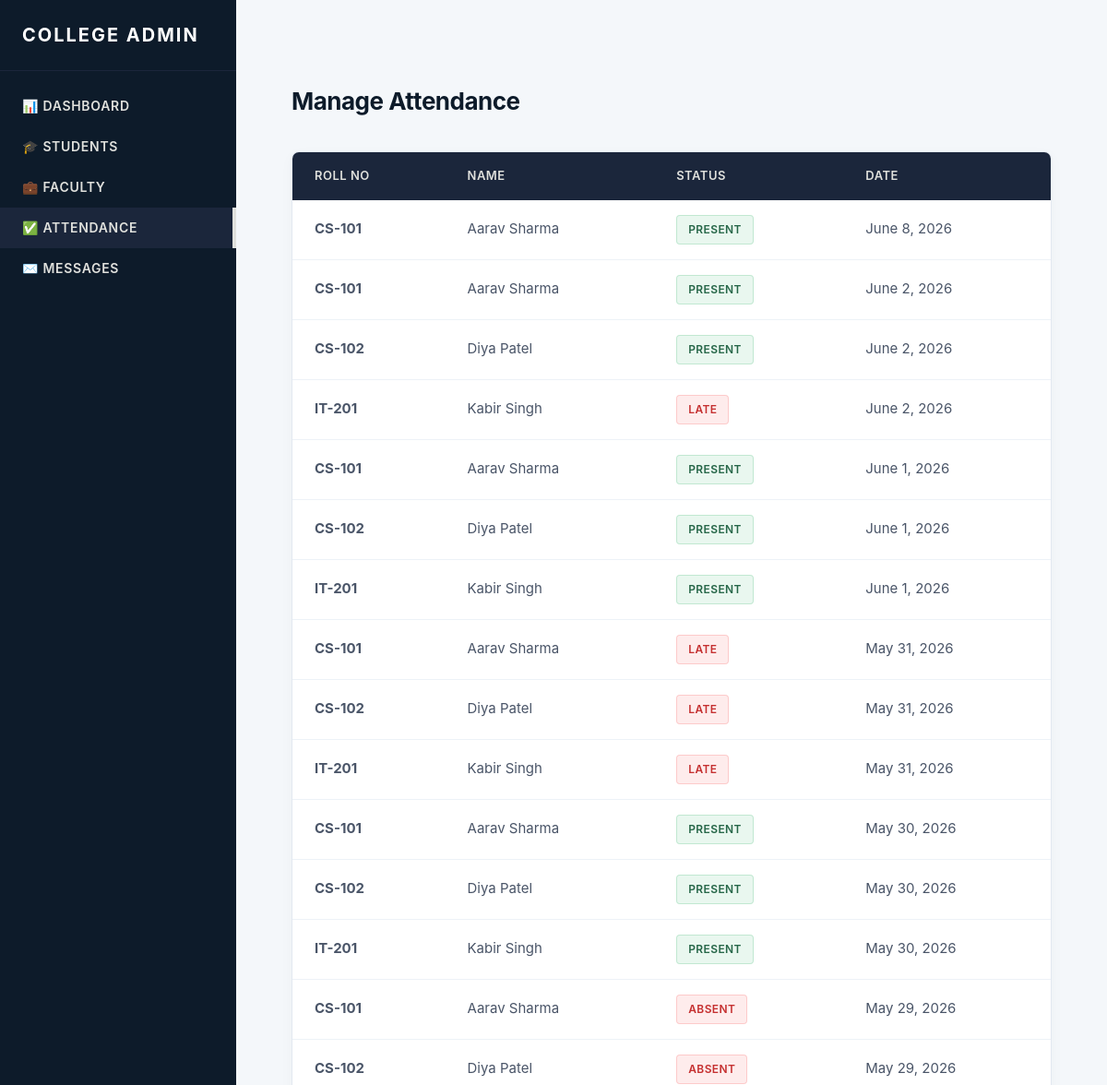
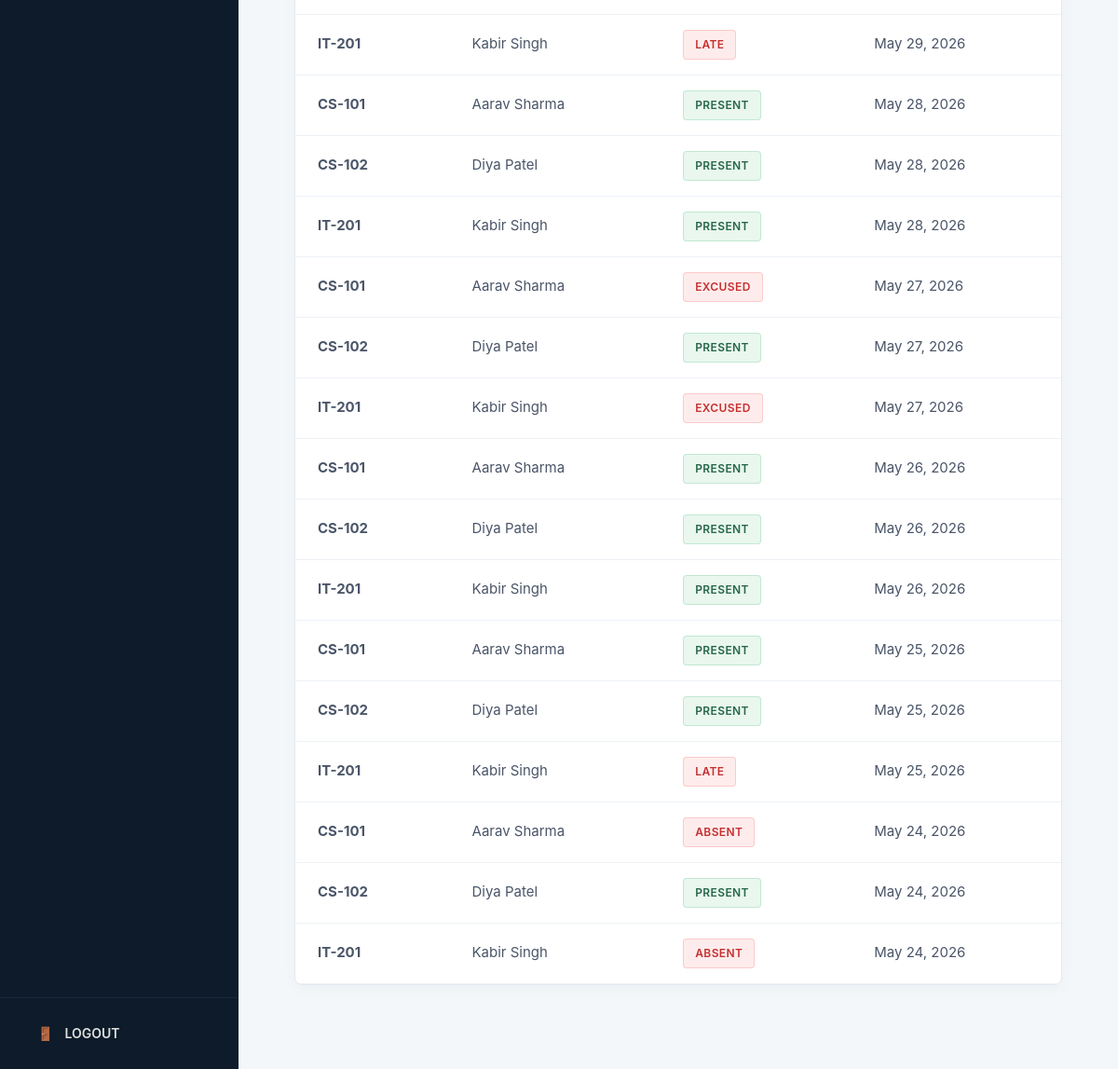
Screenshot of /staff/attendance/ (signed in) with the database file from the repository (2 pictures, top to bottom).
### cms/models.py (models this page shows, shortened)
class Attendance(models.Model):
    STATUS_PRESENT = 'present'
    STATUS_ABSENT = 'absent'
    STATUS_LATE = 'late'
    STATUS_EXCUSED = 'excused'
    STATUS_CHOICES = [
        (STATUS_PRESENT, 'Present'),
        (STATUS_ABSENT, 'Absent'),
        (STATUS_LATE, 'Late'),
        (STATUS_EXCUSED, 'Excused'),
    ]
    student = models.ForeignKey(Student, on_delete=models.CASCADE, related_name='attendance_records')
    date = models.DateField()
    subject = models.CharField(max_length=100, blank=True, default='')
    status = models.CharField(max_length=10, choices=STATUS_CHOICES, default=STATUS_PRESENT)
    created_at = models.DateTimeField(auto_now_add=True)
    class Meta:
        ordering = ['-date', '-created_at']
        constraints = [
            models.UniqueConstraint(
                fields=['student', 'date'],
                name='unique_student_attendance_per_day',
            ),
        ]

class Student(models.Model):
    name = models.CharField(max_length=100)
    DOB = models.DateField()
    roll_no = models.CharField(max_length=100, unique=True)
    department = models.ForeignKey(Department, on_delete=models.CASCADE)
    semester = models.CharField(max_length=20, blank=True, default='')
    password = models.CharField(max_length=100)

### admin_dashboard/decorators.py (the view)
    def wrapper(request, *args, **kwargs):
        if 'staff_id' not in request.session:
            return redirect('staff_login')
        return view_func(request, *args, **kwargs)

### admin_dashboard/context_processors.py (called while the page is built)
def sidebar_links(request):
    return {
        'admin_nav':
            [
                {'name': 'Dashboard', 'url': 'staff_dashboard', 'icon': '📊'},
                {'name': 'Students', 'url': 'staff_students', 'icon': '🎓'},
                {'name': 'Faculty', 'url': 'staff_faculty', 'icon': '💼'},
                {'name': 'Attendance', 'url': 'staff_attendance', 'icon': '✅'},
                {'name': 'Messages', 'url': 'staff_messages', 'icon': '✉️'},
            ]
    }

### admin_dashboard/views.py (called while the page is built)
@staff_login_required
def manage_attendance(request):
    attendance_records = Attendance.objects.all().order_by('-date')
    context = {'attendance': attendance_records}
    return render(request, 'staff/attendance.html', context)

### cms/context_processors.py (called while the page is built, shortened)
def student_nav_context(request):
    student_id = request.session.get('student_id')
    if not student_id:
        return {}

### admin_dashboard/templates/staff/attendance.html
{% extends 'staff/base_staff.html' %}
{% block content %}
<div class="cms-module-header">
    <h1>Manage Attendance</h1>
</div>
<div class="cms-table-card">
    <table class="cms-dashboard-table">
        <thead>
            <tr>
                <th>Roll No</th>
                <th>Name</th>
                <th>Status</th>
                <th>Date</th>
            </tr>
        </thead>
        <tbody>
            {% for record in attendance %}
            <tr>
                <td class="cms-roll-number">{{ record.student.roll_no }}</td>
                <td>{{ record.student.name }}</td>
                <td>
                    <span class="cms-attendance-badge {% if record.status == 'present' %}cms-attendance-present{% else %}cms-attendance-absent{% endif %}">
                        {{ record.status }}
                    </span>
                </td>
                <td>{{ record.date }}</td>
            </tr>
            {% empty %}
            <tr><td colspan="4" class="cms-table-empty">No attendance records found.</td></tr>
            {% endfor %}
        </tbody>
    </table>
</div>
{% endblock %}

### static/css/style.css (style rules this page uses)
:root { --eclipse-deep: #0D1B2A; --eclipse-navy: #1B263B; --eclipse-steel: #415A77; --eclipse-light: #778DA9; --eclipse-glow: #E0E1DD; --canvas-bg: #F4F7FA; --text-primary: #1C2541; }
body { font-family: -apple-system, BlinkMacSystemFont, "Segoe UI", Roboto, Helvetica, Arial, sans-serif; background-color: var(--canvas-bg); color: var(--text-primary); margin: 0; padding: 0; -webkit-font-smoothing: antialiased; }
.cms-module-header { display: flex; justify-content: space-between; align-items: center; margin-bottom: 35px; }
.cms-module-header h1 { color: var(--eclipse-deep); margin: 0; font-size: 26px; font-weight: 700; letter-spacing: -0.5px; }
.cms-table-card { background-color: #ffffff; border-radius: 8px; box-shadow: 0 4px 15px rgba(0, 0, 0, 0.03); border: 1px solid #E2E8F0; overflow: hidden; }
.cms-dashboard-table { width: 100%; border-collapse: collapse; text-align: left; }
.cms-dashboard-table th { background-color: var(--eclipse-navy); color: var(--eclipse-glow); font-weight: 600; padding: 16px 24px; font-size: 13px; text-transform: uppercase; letter-spacing: 0.5px; }
.cms-dashboard-table td { padding: 16px 24px; border-bottom: 1px solid #EDF2F7; font-size: 15px; color: #4A5568; }
.cms-dashboard-table tbody tr { transition: background-color 0.15s ease; }
.cms-roll-number { font-weight: 700; color: var(--eclipse-deep); }
.cms-attendance-badge { display: inline-block; padding: 6px 12px; border-radius: 4px; font-size: 12px; font-weight: 600; text-transform: uppercase; letter-spacing: 0.4px; }
.cms-attendance-present { background-color: rgba(72, 187, 120, 0.12); color: #276749; border: 1px solid rgba(72, 187, 120, 0.25); }
.cms-attendance-absent { background-color: rgba(245, 101, 101, 0.12); color: #C53030; border: 1px solid rgba(245, 101, 101, 0.25); }

### rows the page displays
Attendance: student.roll_no "CS-101", student.name "Aarav Sharma", status "PRESENT", date "June 8, 2026"
Attendance: student.roll_no "CS-101", student.name "Aarav Sharma", status "PRESENT", date "June 2, 2026"
Attendance: student.roll_no "CS-102", student.name "Diya Patel", status "PRESENT", date "June 2, 2026"
Attendance: student.roll_no "IT-201", student.name "Kabir Singh", status "LATE", date "June 2, 2026"
Attendance: student.roll_no "CS-101", student.name "Aarav Sharma", status "PRESENT", date "June 1, 2026"
Attendance: student.roll_no "CS-102", student.name "Diya Patel", status "PRESENT", date "June 1, 2026"
Attendance: student.roll_no "IT-201", student.name "Kabir Singh", status "PRESENT", date "June 1, 2026"
Attendance: student.roll_no "CS-101", student.name "Aarav Sharma", status "LATE", date "May 31, 2026"
Attendance: student.roll_no "CS-102", student.name "Diya Patel", status "LATE", date "May 31, 2026"
Attendance: student.roll_no "IT-201", student.name "Kabir Singh", status "LATE", date "May 31, 2026"
Attendance: student.roll_no "CS-101", student.name "Aarav Sharma", status "PRESENT", date "May 30, 2026"
Attendance: student.roll_no "CS-102", student.name "Diya Patel", status "PRESENT", date "May 30, 2026"
Attendance: student.roll_no "IT-201", student.name "Kabir Singh", status "PRESENT", date "May 30, 2026"
Attendance: student.roll_no "CS-101", student.name "Aarav Sharma", status "ABSENT", date "May 29, 2026"
Attendance: student.roll_no "CS-102", student.name "Diya Patel", status "ABSENT", date "May 29, 2026"
Attendance: student.roll_no "IT-201", student.name "Kabir Singh", status "LATE", date "May 29, 2026"
Attendance: student.roll_no "CS-101", student.name "Aarav Sharma", status "PRESENT", date "May 28, 2026"
Attendance: student.roll_no "CS-102", student.name "Diya Patel", status "PRESENT", date "May 28, 2026"
Attendance: student.roll_no "IT-201", student.name "Kabir Singh", status "PRESENT", date "May 28, 2026"
Attendance: student.roll_no "CS-101", student.name "Aarav Sharma", status "EXCUSED", date "May 27, 2026"
Attendance: student.roll_no "CS-102", student.name "Diya Patel", status "PRESENT", date "May 27, 2026"
Attendance: student.roll_no "IT-201", student.name "Kabir Singh", status "EXCUSED", date "May 27, 2026"
Attendance: student.roll_no "CS-101", student.name "Aarav Sharma", status "PRESENT", date "May 26, 2026"
Attendance: student.roll_no "CS-102", student.name "Diya Patel", status "PRESENT", date "May 26, 2026"
Attendance: student.roll_no "IT-201", student.name "Kabir Singh", status "PRESENT", date "May 26, 2026"
Attendance: student.roll_no "CS-101", student.name "Aarav Sharma", status "PRESENT", date "May 25, 2026"
Attendance: student.roll_no "CS-102", student.name "Diya Patel", status "PRESENT", date "May 25, 2026"
Attendance: student.roll_no "IT-201", student.name "Kabir Singh", status "LATE", date "May 25, 2026"
Attendance: student.roll_no "CS-101", student.name "Aarav Sharma", status "ABSENT", date "May 24, 2026"
Attendance: student.roll_no "CS-102", student.name "Diya Patel", status "PRESENT", date "May 24, 2026"
Attendance: student.roll_no "IT-201", student.name "Kabir Singh", status "ABSENT", date "May 24, 2026"

### other values shown
{{ link.icon }} "📊" "🎓" "💼" "✅" "✉️"
{{ link.name }} "DASHBOARD" "STUDENTS" "FACULTY" "ATTENDANCE" "MESSAGES"
